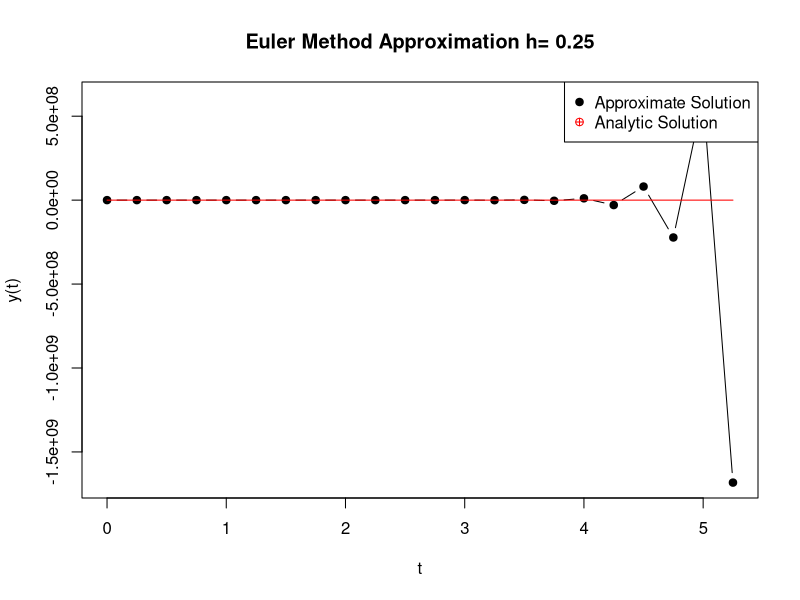
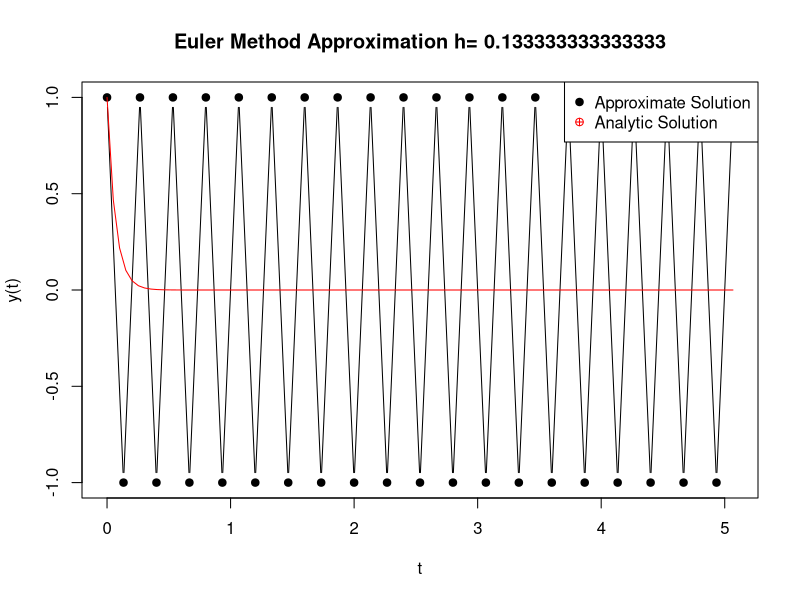
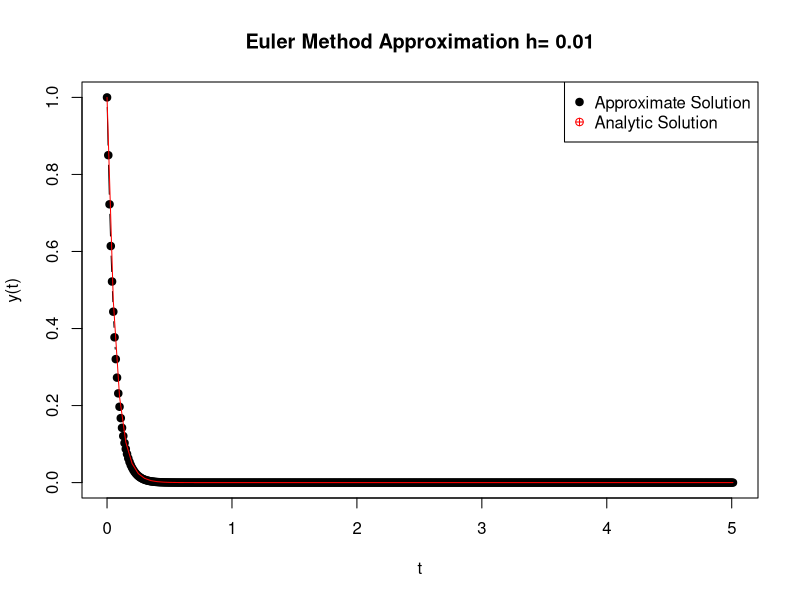

Reproduce these figures in R, in order.
## Euler's Method 


## Current Euler Method has some limitations
## Need to add:
## 1) general function input
## 2) more robust update loop

euler_method <- function(h, t0, y0){
  
  y_old <- y0
  t_old <- t0
  
  l <- seq(0,5, by = h)
  
  y_seq <- c(y0)
  
  ## loop here
  for (i in l){
    y_new <- y_old + h * (-15*y_old)
    y_seq <- c(y_seq, y_new)
    y_old <- y_new
  }
  
  l <- c(l, l[length(l)]+h)

  plot(l,y_seq, type = "b", xlab="t", ylab = "y(t)",
       main =paste("Euler Method Approximation h=",h), pch = 19)
  curve(exp(-15*x), add = TRUE, col="red")
  legend("topright", legend = c("Approximate Solution", "Analytic Solution"),
         col = c("black", "red"), pch = c(19,10))
  
  
}

## outputs for homework
euler_method(0.25,0,1)
euler_method(2/15,0,1)
euler_method(1/100,0,1)
